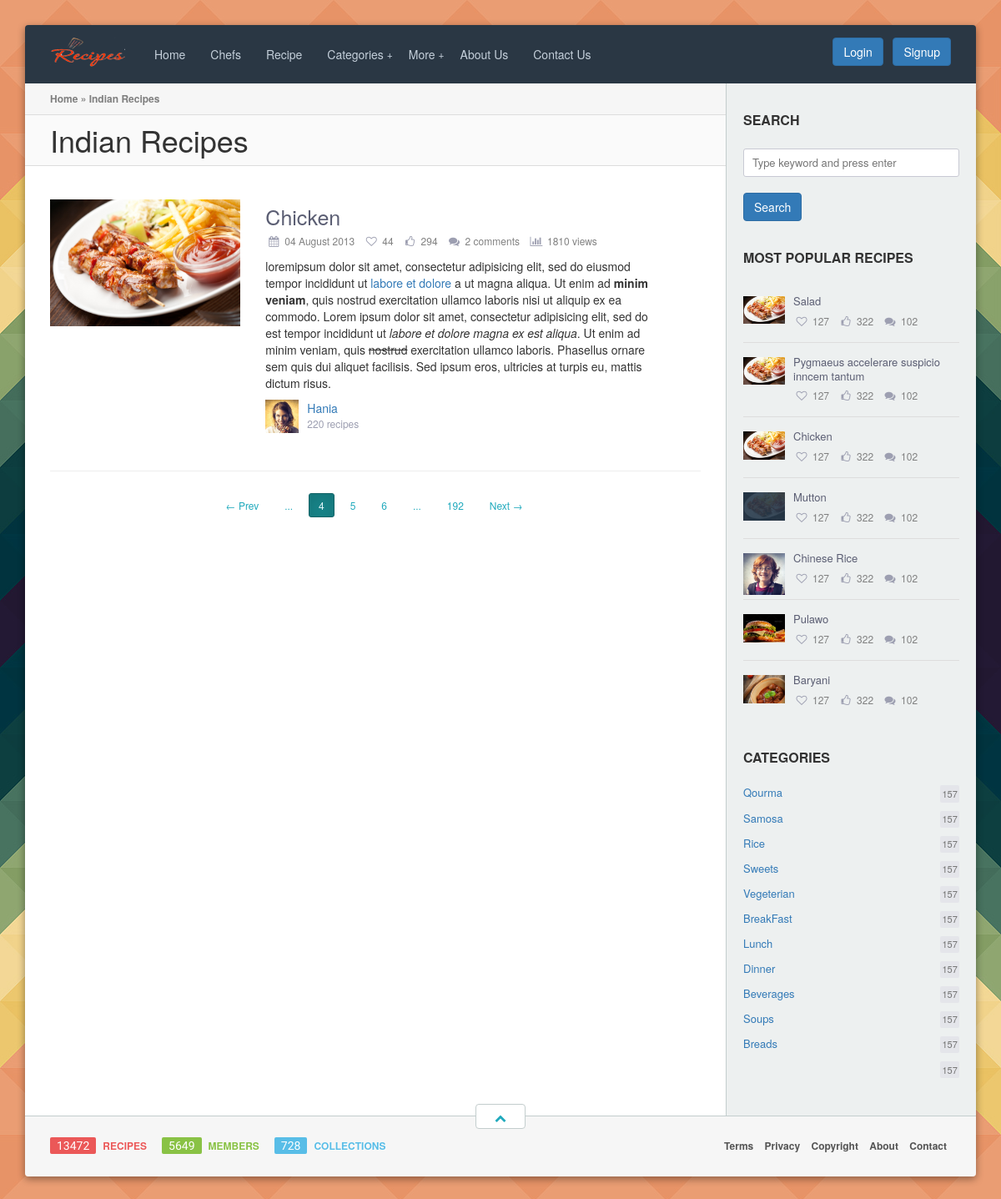
/indian_recipe.php, run on the app's committed database.
### tables this page shows
CREATE TABLE IF NOT EXISTS `dishes` (
  `dish_id` int(11) NOT NULL AUTO_INCREMENT,
  `dish_name` varchar(255) NOT NULL,
  `dish_ingred` longtext NOT NULL,
  `dish_direction` longtext NOT NULL,
  `dish_detail` longtext NOT NULL,
  `cat_id` int(11) NOT NULL,
  `chef_id` int(11) NOT NULL,
  `dish_photo` varchar(255) NOT NULL,
  `country_name` varchar(255) NOT NULL,
  PRIMARY KEY (`dish_id`)
);

CREATE TABLE IF NOT EXISTS `categories` (
  `cat_id` int(11) NOT NULL AUTO_INCREMENT,
  `cat_name` varchar(100) NOT NULL,
  `country_name` varchar(255) NOT NULL,
  PRIMARY KEY (`cat_id`)
);

CREATE TABLE IF NOT EXISTS `chefs` (
  `chef_id` int(11) NOT NULL AUTO_INCREMENT,
  `chef_name` varchar(255) NOT NULL,
  `chef_level` varchar(255) NOT NULL,
  `chef_photo` varchar(255) NOT NULL,
  PRIMARY KEY (`chef_id`)
);

### indian_recipe.php (the view, shortened to what this page needs)
<!DOCTYPE html>
<html lang="en">
<head>
	<?php include "includes/meta.php"; ?>
</head>
<body>
<section id="rw-layout" class="rw-layout">
<?php include "includes/header.php"; ?>
<div class="rw-section rw-container right-sidebar">
	<div class="rw-inner clearfix">
<?php include "includes/sidebar.php"; ?>
		<div class="rw-column rw-content">
			<div class="rw-row page-breadcrumb">
				<a href="#">Home</a> &raquo; <span>Indian Recipes</span>
			</div>
			<div class="rw-row page-title">
				<h1>Indian Recipes</h1>
			</div>
			<div class="rw-row">
				<div class="recipes-list">
<?php
$query=mysql_query("SELECT * FROM `dishes` where country_name='Indian' order by dish_id DESC ");
do{
	$data=mysql_fetch_array($query);
	if($data){
	$dish_name=$data['dish_name'];
	$dish_direction=$data['dish_direction'];
	$dish_photo=$data['dish_photo'];
	$chef_id=$data['chef_id'];
?>
					<div class="recipe clearfix">
						<div class="recipe-main-info clearfix">
							<div class="grid-container">
								<div class="entry-photo grid desk-4 alpha">
									<img src="admin/<?php echo $dish_photo; ?>" alt="" />
								</div>
								<div class="grid desk-8 omega">
									<div class="entry-title">
										<h2><a href="#"><?php echo $dish_name; ?></a></h2>
									</div>
									<div class="entry-controls minimal">
										<div class="control"> <i class="fa fa-calendar"></i> </div><span class="control-tip">04 August 2013</span>
										<a href="#" class="control entry-to-favorites" title="Add to favorites"> <i class="fa fa-heart-o"></i> </a><span class="control-tip">44</span>
										<a href="#" class="control entry-like" title="I like this!"> <i class="fa fa-thumbs-o-up"></i> </a> <span class="control-tip">294</span>
										<a href="#" class="control entry-comments" title="Comments"> <i class="fa fa-comments"></i> </a> <span class="control-tip">2 comments</span>
										<div class="control"> <i class="fa fa-bar-chart"></i> </div> <span class="control-tip">1810 views</span>
									</div>
									<div class="entry-content">
										<p><?php echo $dish_direction; ?></p>
									</div>
	<?php
		$chef_query = mysql_query("select * from `chefs` where chef_id = '$chef_id' ");
		$chef_data = mysql_fetch_array($chef_query);
		$chef_name = $chef_data['chef_name'];
		$chef_photo = $chef_data['chef_photo'];
	?>
									<div class="entry-info-author">
										<img src="admin/<?php echo $chef_photo; ?>" alt="" />
										<div class="author-name"><a href="#"><?php echo $chef_name; ?></a></div>
										<div class="total-recipes">220 recipes</div>
									</div>
								</div>
							</div>
						</div>
					</div>
					<?php }} while ($data);?>
				</div>
				<div class="recipes-pagination button-block center">
					<a class="button small nobg primary" href="#">&larr; Prev</a>
					<a class="button small nobg primary" href="#">...</a>
					<span class="button small nobg primary current">4</span>
					<a class="button small nobg primary" href="#">5</a>
					<a class="button small nobg primary" href="#">6</a>
					<a class="button small nobg primary" href="#">...</a>
					<a class="button small nobg primary" href="#">192</a>
					<a class="button small nobg primary" href="#">Next &rarr;</a>
				</div>
			</div>
		</div>
	</div>
</div>
<?php include "includes/footer.php"; ?>
</section>
</body>
</html>

### includes/sidebar.php (shortened to what this page needs)
<div class="rw-column rw-sidebar">
	<div class="the-sidebar">
		<aside class="widget widget-search">
			<div class="widget-title"><h3>Search</h3></div>
			<form method="get" class="search-form" action="">
				<input type="text" class="search-field fullwidth" name="dish_name" placeholder="Type keyword and press enter" value="">
				<button type="submit" class="btn btn-primary" name="submit">Search</button>
			</form>
		</aside>
		<aside class="widget widget-posts">
			<div class="widget-title"><h3>Most popular recipes</h3></div>
			<div class="widget-posts-list">
<?php
$query=mysql_query("SELECT * FROM `dishes` order by dish_id DESC ");
do{
	$data=mysql_fetch_array($query);
	if($data){
	$dish_name=$data['dish_name'];
	$dish_id=$data['dish_id'];
	$dish_photo=$data['dish_photo'];
?>
				<div class="post">
					<div class="entry-photo">
						<img src="admin/<?php echo $dish_photo; ?>" alt="" />
					</div>
					<div class="entry-title">
						<a href="view_recipe.php?dish_id=<?php echo $dish_id; ?>"><?php echo $dish_name; ?></a>
					</div>
					<div class="entry-controls minimal">
						<a href="#" class="control entry-to-favorites" title="Add to favorites"> <i class="fa fa-heart-o"></i> </a><span class="control-tip">127</span>
						<a href="#" class="control entry-like" title="I like this!"> <i class="fa fa-thumbs-o-up"></i> </a> <span class="control-tip">322</span>
						<a href="#" class="control entry-comments" title="Comments"> <i class="fa fa-comments"></i> </a> <span class="control-tip">102</span>
					</div>
				</div>
	<?php }} while ($data);?>
			</div>
		</aside>
		<aside class="widget widget-categories">
			<div class="widget-title"><h3>Categories</h3></div>
	<?php
	$query=mysql_query("SELECT * FROM `categories`");
	while($row=mysql_fetch_array($query)){
	?>
			<ul>
				<li><a href="#"><?php echo $row['cat_name']; ?> <span class="mark light-gray">157</span></a></li>
			</ul>
	<?php } ?>
		</aside>
	</div>
</div>

### data on the page
dishes: dish_photo (picture), dish_name "Salad"
dishes: dish_photo (picture), dish_name "Pygmaeus accelerare suspicio inncem tantum"
dishes: dish_photo (picture), dish_name "Chicken", dish_direction "loremipsum dolor sit amet, consectetur adipisicing elit, sed do eiusmod tempor incididunt ut labore et dolore a ut magna aliqua. Ut enim ad minim veniam , quis nostrud exercitation ullamco laboris nisi ut aliquip ex ea commodo. Lorem ipsum dolor sit amet, consectetur adipisicing elit, sed do est tempor incididunt ut labore et dolore magna ex est aliqua . Ut enim ad minim veniam, quis nostrud exercitation ullamco laboris. Phasellus ornare sem quis dui aliquet facilisis. Sed ipsum eros, ultricies at turpis eu, mattis dictum risus.", chef.chef_photo (picture), chef.chef_name "Hania"
dishes: dish_photo (picture), dish_name "Mutton"
dishes: dish_photo (picture), dish_name "Chinese Rice"
dishes: dish_photo (picture), dish_name "Pulawo"
dishes: dish_photo (picture), dish_name "Baryani"
categories: cat_name "Qourma"
categories: cat_name "Samosa"
categories: cat_name "Rice"
categories: cat_name "Sweets"
categories: cat_name "Vegeterian"
categories: cat_name "BreakFast"
categories: cat_name "Lunch"
categories: cat_name "Dinner"
categories: cat_name "Beverages"
categories: cat_name "Soups"
categories: cat_name "Breads"
